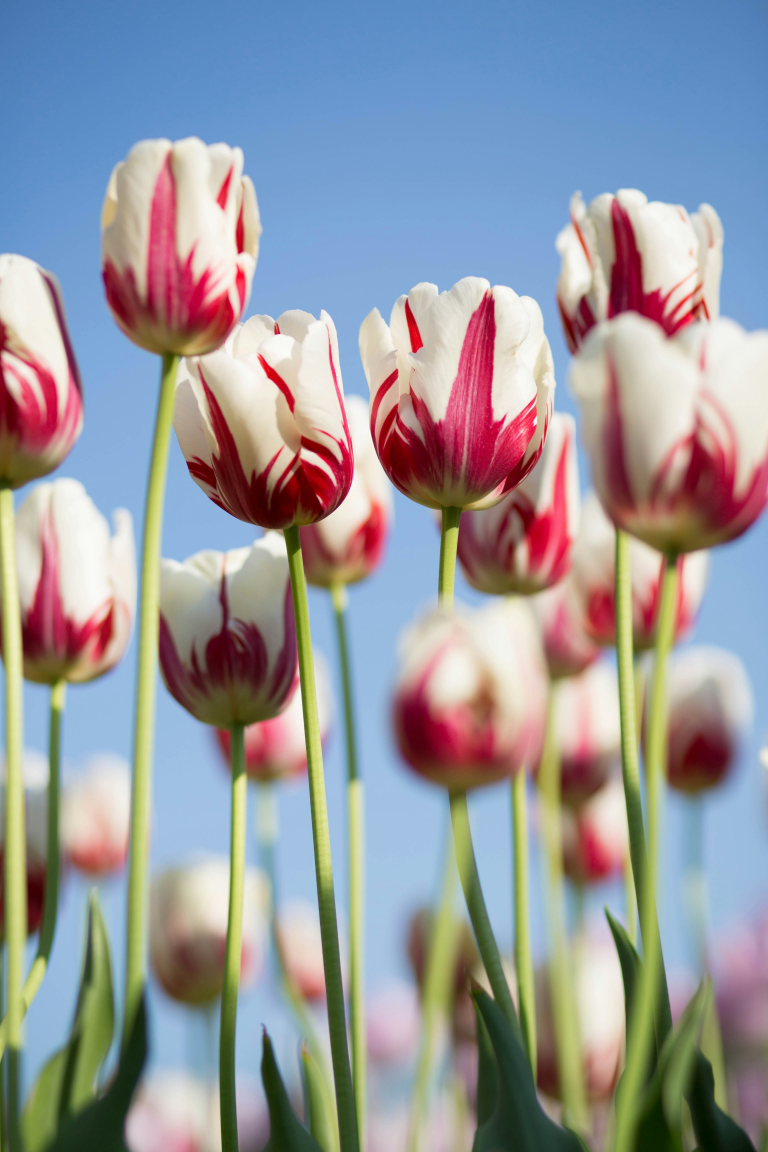
#> input picture tulip.jpg, 3840 x 5760 px (shown at 1/5 size)
$ python main.py tulip.jpg
#> lines starting #> are read from the running program, lines starting #| are printed output that depends on the picture
import cv2 as cv
from tqdm import tqdm
import argparse

def imgtoascii(filepath):
#> called with filepath = 'tulip.jpg'
    img = cv.imread(filepath)
#> img is the input picture: shape (5760, 3840, 3); mean B, G, R 157.4, 151.5, 150.3
    stri = ""
    height=200
    width=300
    dim=(width,height)
    resizedimg=cv.resize(img,dim,interpolation=cv.INTER_AREA)
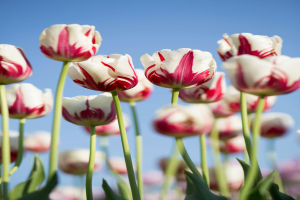
#> resizedimg: shape (200, 300, 3); mean B, G, R 157.4, 151.5, 150.3
    print(resizedimg.shape)
#| (200, 300, 3)

    gray_img=cv.cvtColor(resizedimg,cv.COLOR_BGR2GRAY)
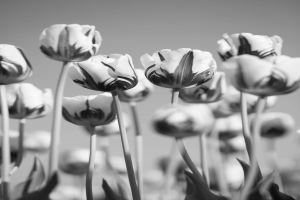
#> gray_img: shape (200, 300); min 10, max 250, mean 151.8
    for x in tqdm(range(gray_img.shape[0])):
        for y in range(gray_img.shape[1]):
            brightness = gray_img[x,y]
            if brightness < 50:
                stri = stri + "_"
            elif 50 <= brightness < 100:
                stri = stri + "░"
            elif 100 <= brightness < 150:
                stri = stri + "▓"
            else:
                stri = stri + "."
        stri = stri + "\n"
    with open(f"{filepath}.txt","w",encoding="utf-8") as a:
        a.write(stri)
        print(f"written the ascii into {filepath}.txt")

if __name__ == "__main__":
    parser = argparse.ArgumentParser(description='Convert image to ASCII art.')
    parser.add_argument('input_file', help='Input image file path')
    args = parser.parse_args()
    imgtoascii(args.input_file)
